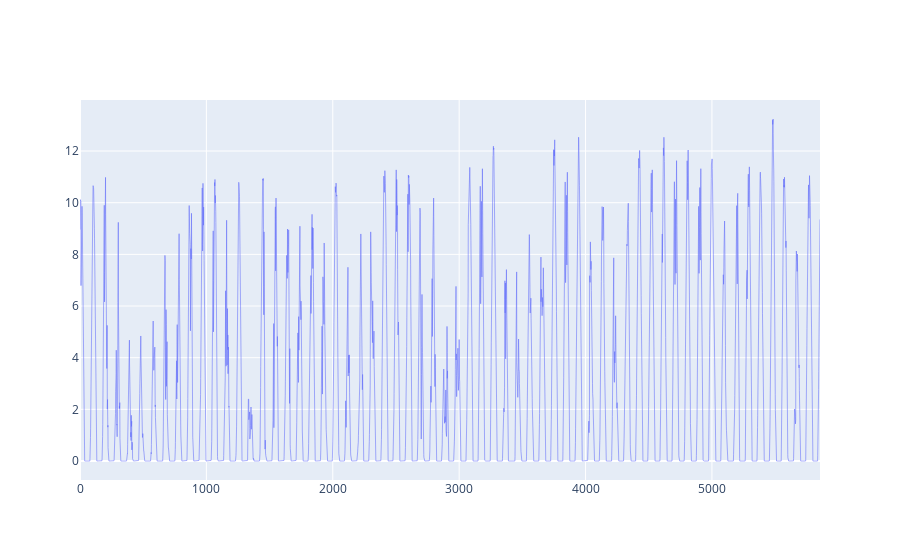

The notebook cell saved with this chart:
### Code cell
check_key = 'Solar3'
fig = go.Figure()
single_user_res = pd.read_csv('res_solar3_nov_32.csv',index_col = 0, header = None)
time_series_oct = data_processed[check_key].index[-oct_length:].values
time_series = data_processed['weather'].index.values
time_series = np.append(time_series_oct, time_series)
solar1 = single_user_res.iloc[0]
real_oct = data_processed[check_key][check_key][-oct_length:] if check_key.find('Solar') != -1 else data_processed[check_key]['consumption'][-oct_length:]
extend_value = np.append(real_oct, solar1)
time_series
# ini_predictions_value = ini_predictions[check_key]
fig.add_trace(
        go.Scatter(
            x= np.array(range(len(extend_value))), y=extend_value, line_width = 0.8, opacity = 0.7, name =check_key + ' real'
        )
    )
# fig.add_trace(
#         go.Scatter(
#             x= time_series, y=predictted_value, line_width = 0.8, opacity = 0.7, name = check_key + ' predict'
#         )
#     )
# fig.add_trace(
#         go.Scatter(
#             x= time_series, y=predictted_value, line_width = 0.8, opacity = 0.7, name = check_key + ' Resnet'
#         )
#     )
fig.show()

### Figure 1 — Plotly figure (JSON) as saved in the notebook; plotly's stock layout.template omitted (floating-point values rounded to 4 significant figures; data arrays with more than 128 entries replaced by an {"elided": "..."} marker saying what was removed)
{"data": [{"line": {"width": 0.8}, "name": "Solar3 real", "opacity": 0.7, "type": "scatter", "x": {"elided": "5856 int values"}, "y": {"elided": "5856 float values"}}], "layout": {}}
